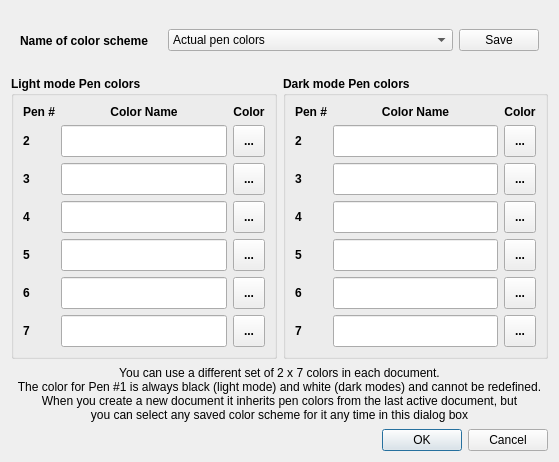
<?xml version="1.0" encoding="UTF-8"?>
<ui version="4.0">
 <class>PenColorDialogClass</class>
 <widget class="QDialog" name="PenColorDialogClass">
  <property name="windowModality">
   <enum>Qt::ApplicationModal</enum>
  </property>
  <property name="geometry">
   <rect>
    <x>0</x>
    <y>0</y>
    <width>559</width>
    <height>462</height>
   </rect>
  </property>
  <property name="windowTitle">
   <string>FalconBoard - Define Pen Colors</string>
  </property>
  <layout class="QVBoxLayout" name="verticalLayout">
   <item>
    <widget class="QWidget" name="widget" native="true">
     <property name="minimumSize">
      <size>
       <width>0</width>
       <height>30</height>
      </size>
     </property>
     <layout class="QHBoxLayout" name="horizontalLayout" stretch="1,2,0">
      <property name="leftMargin">
       <number>9</number>
      </property>
      <property name="topMargin">
       <number>2</number>
      </property>
      <property name="rightMargin">
       <number>9</number>
      </property>
      <property name="bottomMargin">
       <number>2</number>
      </property>
      <item>
       <widget class="QLabel" name="label_16">
        <property name="font">
         <font>
          <weight>75</weight>
          <bold>true</bold>
         </font>
        </property>
        <property name="text">
         <string>Name of color scheme</string>
        </property>
       </widget>
      </item>
      <item>
       <widget class="QComboBox" name="cbSelectScheme">
        <property name="editable">
         <bool>false</bool>
        </property>
        <property name="currentIndex">
         <number>1</number>
        </property>
        <property name="placeholderText">
         <string>Select Pen Color Scheme</string>
        </property>
        <item>
         <property name="text">
          <string>Default pen colors</string>
         </property>
        </item>
        <item>
         <property name="text">
          <string>Actual pen colors</string>
         </property>
        </item>
       </widget>
      </item>
      <item>
       <widget class="QPushButton" name="btnSaveScheme">
        <property name="text">
         <string>Save</string>
        </property>
       </widget>
      </item>
     </layout>
    </widget>
   </item>
   <item>
    <layout class="QHBoxLayout" name="horizontalLayout_2">
     <item>
      <widget class="QGroupBox" name="grbLight">
       <property name="font">
        <font>
         <weight>75</weight>
         <bold>true</bold>
        </font>
       </property>
       <property name="title">
        <string>Light mode Pen colors</string>
       </property>
       <property name="alignment">
        <set>Qt::AlignLeading|Qt::AlignLeft|Qt::AlignTop</set>
       </property>
       <layout class="QGridLayout" name="gridLayout_2">
        <item row="0" column="0">
         <widget class="QLabel" name="label">
          <property name="sizePolicy">
           <sizepolicy hsizetype="Preferred" vsizetype="Preferred">
            <horstretch>0</horstretch>
            <verstretch>0</verstretch>
           </sizepolicy>
          </property>
          <property name="maximumSize">
           <size>
            <width>16777215</width>
            <height>30</height>
           </size>
          </property>
          <property name="text">
           <string>Pen #</string>
          </property>
          <property name="alignment">
           <set>Qt::AlignHCenter|Qt::AlignTop</set>
          </property>
         </widget>
        </item>
        <item row="0" column="1">
         <widget class="QLabel" name="label_2">
          <property name="sizePolicy">
           <sizepolicy hsizetype="Preferred" vsizetype="Preferred">
            <horstretch>0</horstretch>
            <verstretch>0</verstretch>
           </sizepolicy>
          </property>
          <property name="maximumSize">
           <size>
            <width>16777215</width>
            <height>30</height>
           </size>
          </property>
          <property name="text">
           <string>Color Name</string>
          </property>
          <property name="alignment">
           <set>Qt::AlignHCenter|Qt::AlignTop</set>
          </property>
         </widget>
        </item>
        <item row="0" column="2">
         <widget class="QLabel" name="label_3">
          <property name="sizePolicy">
           <sizepolicy hsizetype="Preferred" vsizetype="Preferred">
            <horstretch>0</horstretch>
            <verstretch>0</verstretch>
           </sizepolicy>
          </property>
          <property name="maximumSize">
           <size>
            <width>16777215</width>
            <height>30</height>
           </size>
          </property>
          <property name="text">
           <string>Color</string>
          </property>
          <property name="alignment">
           <set>Qt::AlignHCenter|Qt::AlignTop</set>
          </property>
         </widget>
        </item>
        <item row="1" column="0">
         <widget class="QLabel" name="label_4">
          <property name="text">
           <string>2</string>
          </property>
         </widget>
        </item>
        <item row="1" column="1">
         <widget class="QLineEdit" name="edtL2">
          <property name="minimumSize">
           <size>
            <width>0</width>
            <height>32</height>
           </size>
          </property>
         </widget>
        </item>
        <item row="1" column="2">
         <widget class="QToolButton" name="btnL2">
          <property name="minimumSize">
           <size>
            <width>32</width>
            <height>32</height>
           </size>
          </property>
          <property name="text">
           <string>...</string>
          </property>
         </widget>
        </item>
        <item row="2" column="0">
         <widget class="QLabel" name="label_5">
          <property name="text">
           <string>3</string>
          </property>
         </widget>
        </item>
        <item row="2" column="1">
         <widget class="QLineEdit" name="edtL3">
          <property name="minimumSize">
           <size>
            <width>0</width>
            <height>32</height>
           </size>
          </property>
         </widget>
        </item>
        <item row="2" column="2">
         <widget class="QToolButton" name="btnL3">
          <property name="minimumSize">
           <size>
            <width>32</width>
            <height>32</height>
           </size>
          </property>
          <property name="text">
           <string>...</string>
          </property>
         </widget>
        </item>
        <item row="3" column="0">
         <widget class="QLabel" name="label_6">
          <property name="text">
           <string>4</string>
          </property>
         </widget>
        </item>
        <item row="3" column="1">
         <widget class="QLineEdit" name="edtL4">
          <property name="minimumSize">
           <size>
            <width>0</width>
            <height>32</height>
           </size>
          </property>
         </widget>
        </item>
        <item row="3" column="2">
         <widget class="QToolButton" name="btnL4">
          <property name="minimumSize">
           <size>
            <width>32</width>
            <height>32</height>
           </size>
          </property>
          <property name="text">
           <string>...</string>
          </property>
         </widget>
        </item>
        <item row="4" column="0">
         <widget class="QLabel" name="label_7">
          <property name="text">
           <string>5</string>
          </property>
         </widget>
        </item>
        <item row="4" column="1">
         <widget class="QLineEdit" name="edtL5">
          <property name="minimumSize">
           <size>
            <width>0</width>
            <height>32</height>
           </size>
          </property>
         </widget>
        </item>
        <item row="4" column="2">
         <widget class="QToolButton" name="btnL5">
          <property name="minimumSize">
           <size>
            <width>32</width>
            <height>32</height>
           </size>
          </property>
          <property name="text">
           <string>...</string>
          </property>
         </widget>
        </item>
        <item row="5" column="0">
         <widget class="QLabel" name="label_20">
          <property name="text">
           <string>6</string>
          </property>
         </widget>
        </item>
        <item row="5" column="1">
         <widget class="QLineEdit" name="edtL6">
          <property name="minimumSize">
           <size>
            <width>0</width>
            <height>32</height>
           </size>
          </property>
         </widget>
        </item>
        <item row="5" column="2">
         <widget class="QToolButton" name="btnL6">
          <property name="minimumSize">
           <size>
            <width>32</width>
            <height>32</height>
           </size>
          </property>
          <property name="text">
           <string>...</string>
          </property>
         </widget>
        </item>
        <item row="6" column="0">
         <widget class="QLabel" name="label_19">
          <property name="text">
           <string>7</string>
          </property>
         </widget>
        </item>
        <item row="6" column="1">
         <widget class="QLineEdit" name="edtL7">
          <property name="minimumSize">
           <size>
            <width>0</width>
            <height>32</height>
           </size>
          </property>
         </widget>
        </item>
        <item row="6" column="2">
         <widget class="QToolButton" name="btnL7">
          <property name="minimumSize">
           <size>
            <width>32</width>
            <height>32</height>
           </size>
          </property>
          <property name="text">
           <string>...</string>
          </property>
         </widget>
        </item>
       </layout>
      </widget>
     </item>
     <item>
      <widget class="QGroupBox" name="grbDark">
       <property name="font">
        <font>
         <weight>75</weight>
         <bold>true</bold>
        </font>
       </property>
       <property name="title">
        <string>Dark mode Pen colors</string>
       </property>
       <layout class="QGridLayout" name="gridLayout">
        <item row="0" column="0">
         <widget class="QLabel" name="label_8">
          <property name="sizePolicy">
           <sizepolicy hsizetype="Preferred" vsizetype="Preferred">
            <horstretch>0</horstretch>
            <verstretch>0</verstretch>
           </sizepolicy>
          </property>
          <property name="maximumSize">
           <size>
            <width>16777215</width>
            <height>30</height>
           </size>
          </property>
          <property name="text">
           <string>Pen #</string>
          </property>
          <property name="alignment">
           <set>Qt::AlignHCenter|Qt::AlignTop</set>
          </property>
         </widget>
        </item>
        <item row="0" column="1">
         <widget class="QLabel" name="label_9">
          <property name="sizePolicy">
           <sizepolicy hsizetype="Preferred" vsizetype="Preferred">
            <horstretch>0</horstretch>
            <verstretch>0</verstretch>
           </sizepolicy>
          </property>
          <property name="maximumSize">
           <size>
            <width>16777215</width>
            <height>30</height>
           </size>
          </property>
          <property name="text">
           <string>Color Name</string>
          </property>
          <property name="alignment">
           <set>Qt::AlignHCenter|Qt::AlignTop</set>
          </property>
         </widget>
        </item>
        <item row="0" column="2">
         <widget class="QLabel" name="label_10">
          <property name="sizePolicy">
           <sizepolicy hsizetype="Preferred" vsizetype="Preferred">
            <horstretch>0</horstretch>
            <verstretch>0</verstretch>
           </sizepolicy>
          </property>
          <property name="maximumSize">
           <size>
            <width>16777215</width>
            <height>30</height>
           </size>
          </property>
          <property name="text">
           <string>Color</string>
          </property>
          <property name="alignment">
           <set>Qt::AlignHCenter|Qt::AlignTop</set>
          </property>
         </widget>
        </item>
        <item row="1" column="0">
         <widget class="QLabel" name="label_11">
          <property name="text">
           <string>2</string>
          </property>
         </widget>
        </item>
        <item row="1" column="1">
         <widget class="QLineEdit" name="edtD2">
          <property name="minimumSize">
           <size>
            <width>0</width>
            <height>32</height>
           </size>
          </property>
         </widget>
        </item>
        <item row="1" column="2">
         <widget class="QToolButton" name="btnD2">
          <property name="minimumSize">
           <size>
            <width>32</width>
            <height>32</height>
           </size>
          </property>
          <property name="text">
           <string>...</string>
          </property>
         </widget>
        </item>
        <item row="2" column="0">
         <widget class="QLabel" name="label_12">
          <property name="text">
           <string>3</string>
          </property>
         </widget>
        </item>
        <item row="2" column="1">
         <widget class="QLineEdit" name="edtD3">
          <property name="minimumSize">
           <size>
            <width>0</width>
            <height>32</height>
           </size>
          </property>
         </widget>
        </item>
        <item row="2" column="2">
         <widget class="QToolButton" name="btnD3">
          <property name="minimumSize">
           <size>
            <width>32</width>
            <height>32</height>
           </size>
          </property>
          <property name="text">
           <string>...</string>
          </property>
         </widget>
        </item>
        <item row="3" column="0">
         <widget class="QLabel" name="label_13">
          <property name="text">
           <string>4</string>
          </property>
         </widget>
        </item>
        <item row="3" column="1">
         <widget class="QLineEdit" name="edtD4">
          <property name="minimumSize">
           <size>
            <width>0</width>
            <height>32</height>
           </size>
          </property>
         </widget>
        </item>
        <item row="3" column="2">
         <widget class="QToolButton" name="btnD4">
          <property name="minimumSize">
           <size>
            <width>32</width>
            <height>32</height>
           </size>
          </property>
          <property name="text">
           <string>...</string>
          </property>
         </widget>
        </item>
        <item row="4" column="0">
         <widget class="QLabel" name="label_14">
          <property name="text">
           <string>5</string>
          </property>
         </widget>
        </item>
        <item row="4" column="1">
         <widget class="QLineEdit" name="edtD5">
          <property name="minimumSize">
           <size>
            <width>0</width>
            <height>32</height>
           </size>
          </property>
         </widget>
        </item>
        <item row="4" column="2">
         <widget class="QToolButton" name="btnD5">
          <property name="minimumSize">
           <size>
            <width>32</width>
            <height>32</height>
           </size>
          </property>
          <property name="text">
           <string>...</string>
          </property>
         </widget>
        </item>
        <item row="5" column="0">
         <widget class="QLabel" name="label_17">
          <property name="text">
           <string>6</string>
          </property>
         </widget>
        </item>
        <item row="5" column="1">
         <widget class="QLineEdit" name="edtD6">
          <property name="minimumSize">
           <size>
            <width>0</width>
            <height>32</height>
           </size>
          </property>
         </widget>
        </item>
        <item row="5" column="2">
         <widget class="QToolButton" name="btnD6">
          <property name="minimumSize">
           <size>
            <width>32</width>
            <height>32</height>
           </size>
          </property>
          <property name="text">
           <string>...</string>
          </property>
         </widget>
        </item>
        <item row="6" column="0">
         <widget class="QLabel" name="label_18">
          <property name="text">
           <string>7</string>
          </property>
         </widget>
        </item>
        <item row="6" column="1">
         <widget class="QLineEdit" name="edtD7">
          <property name="minimumSize">
           <size>
            <width>0</width>
            <height>32</height>
           </size>
          </property>
         </widget>
        </item>
        <item row="6" column="2">
         <widget class="QToolButton" name="btnD7">
          <property name="minimumSize">
           <size>
            <width>32</width>
            <height>32</height>
           </size>
          </property>
          <property name="text">
           <string>...</string>
          </property>
         </widget>
        </item>
       </layout>
      </widget>
     </item>
    </layout>
   </item>
   <item>
    <widget class="QLabel" name="label_15">
     <property name="text">
      <string>You can use a different set of 2 x 7 colors in each document. 
The color for Pen #1 is always black (light mode) and white (dark modes) and cannot be redefined. 
When you create a new document it inherits pen colors from the last active document, but 
you can select any saved color scheme for it any time in this dialog box</string>
     </property>
     <property name="alignment">
      <set>Qt::AlignCenter</set>
     </property>
    </widget>
   </item>
   <item>
    <widget class="QDialogButtonBox" name="buttonBox">
     <property name="orientation">
      <enum>Qt::Horizontal</enum>
     </property>
     <property name="standardButtons">
      <set>QDialogButtonBox::Cancel|QDialogButtonBox::Ok</set>
     </property>
    </widget>
   </item>
  </layout>
 </widget>
 <resources>
  <include location="FalconBoard.qrc"/>
 </resources>
 <connections>
  <connection>
   <sender>buttonBox</sender>
   <signal>accepted()</signal>
   <receiver>PenColorDialogClass</receiver>
   <slot>accept()</slot>
   <hints>
    <hint type="sourcelabel">
     <x>248</x>
     <y>254</y>
    </hint>
    <hint type="destinationlabel">
     <x>157</x>
     <y>274</y>
    </hint>
   </hints>
  </connection>
  <connection>
   <sender>buttonBox</sender>
   <signal>rejected()</signal>
   <receiver>PenColorDialogClass</receiver>
   <slot>reject()</slot>
   <hints>
    <hint type="sourcelabel">
     <x>316</x>
     <y>260</y>
    </hint>
    <hint type="destinationlabel">
     <x>286</x>
     <y>274</y>
    </hint>
   </hints>
  </connection>
 </connections>
</ui>
